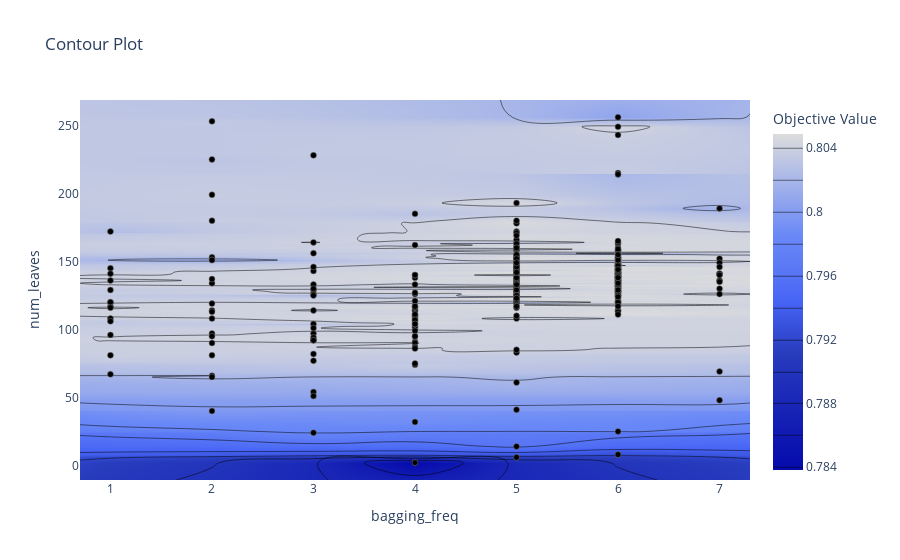

Write notebook code for a chart like this one.
### Code cell
optuna.visualization.plot_contour(study, params=['num_leaves', 'bagging_freq'],)

### Figure 1 — Plotly figure (JSON) as saved in the notebook; plotly's stock layout.template omitted (floating-point values rounded to 4 significant figures; data arrays with more than 128 entries replaced by an {"elided": "..."} marker saying what was removed)
{"data": [{"colorbar": {"title": {"text": "Objective Value"}}, "colorscale": [[0, "rgb(5,10,172)"], [0.35, "rgb(40,60,190)"], [0.5, "rgb(70,100,245)"], [0.6, "rgb(90,120,245)"], [0.7, "rgb(106,137,247)"], [1, "rgb(220,220,220)"]], "connectgaps": true, "contours": {"coloring": "heatmap"}, "hoverinfo": "none", "line": {"smoothing": 1.3}, "reversescale": false, "type": "contour", "x": [0.7, 1, 2, 3, 4, 5, 6, 7, 7.3], "y": [-10.7, 2, 6, 8, 14, 24, 25, 32, 40, 41, 48, 51, 54, 61, 65, 66, 67, 69, 74, 75, 77, 81, 82, 83, 85, 86, 87, 90, 91, 92, 94, 95, 96, 97, 99, 101, 102, 103, 104, 105, 106, 107, 108, 109, 110, 111, 113, 114, 116, 117, 118, 119, 120, 121, 122, 123, 124, 125, 126, 127, 128, 129, 130, 131, 132, 133, 134, 135, 136, 137, 138, 139, 140, 141, 142, 143, 144, 145, 146, 147, 148, 149, 150, 151, 152, 153, 154, 155, 156, 157, 158, 159, 160, 161, 162, 163, 164, 165, 166, 169, 171, 172, 178, 180, 185, 189, 193, 199, 214, 215, 225, 228, 243, 249, 253, 256, 268.7], "z": {"elided": "117x9 float values"}}, {"marker": {"color": "black", "line": {"color": "Grey", "width": 0.5}}, "mode": "markers", "showlegend": false, "type": "scatter", "x": {"elided": "421 int values"}, "y": {"elided": "421 int values"}}], "layout": {"title": {"text": "Contour Plot"}, "xaxis": {"range": [0.7, 7.3], "title": {"text": "bagging_freq"}}, "yaxis": {"range": [-10.7, 268.7], "title": {"text": "num_leaves"}}}}
